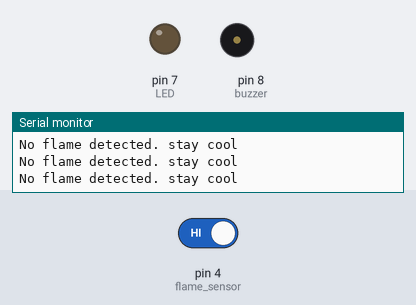
The sketch below on a simulated Arduino Uno, built with avr-gcc and run on an emulated ATmega328P. Shown: output pins drawn as LEDs (lit = HIGH), buzzer (waves = sounding, pin HIGH), the last lines printed to the serial monitor. Dashed ring = blinking. The inputs (shaded band) are chosen by the test bench; at power-on: pin 4 (flame_sensor) HIGH.

Above: at 2.8 s.
2.9 s: pin 4 (flame_sensor) driven LOW
At 3.5 s:
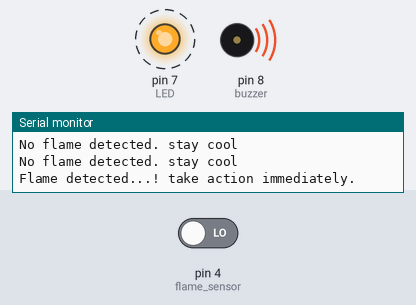
7.0 s: pin 4 (flame_sensor) driven HIGH
At 8.0 s:
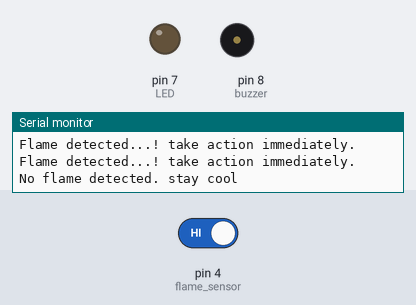
Timing chart, 0 to 10.0 s (numbered marks = the images above; inputs shaded):
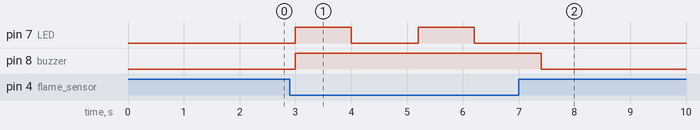

The sketch:

flamesense.ino
```cpp
int buzzer = 8;
int LED = 7;
int flame_sensor = 4;
int flame_detected;

void setup()
{
  Serial.begin(9600);
  pinMode(buzzer, OUTPUT);
  pinMode(LED, OUTPUT);
  pinMode(flame_sensor, INPUT);
}

void loop()
{
  flame_detected = digitalRead(flame_sensor);
  if (flame_detected == 0)
  {
    Serial.println("Flame detected...! take action immediately.");
    digitalWrite(buzzer, HIGH);
    digitalWrite(LED, HIGH);
    delay(1000);
    digitalWrite(LED, LOW);
    delay(200);
  }
  else
  {
    Serial.println("No flame detected. stay cool");
    digitalWrite(buzzer, LOW);
    digitalWrite(LED, LOW);
  }
  delay(1000);
}
```

Measured:
- after the input at 2.9 s, pin 7 (LED): alternates HIGH for 1.0 s and LOW for 1.2 s, starting after 0.10 s; pin 8 (buzzer): LOW → HIGH after 0.10 s
- after the input at 7.0 s, pin 7 (LED): stops changing and stays LOW; pin 8 (buzzer): HIGH → LOW after 0.40 s
